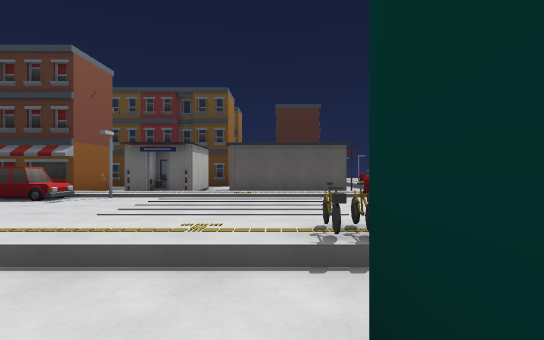
view 1 (above)

24 first-person views from a walk through a level from a Godot 3-D game. The camera is 1.5 m above the floor, looks level and sees 80° across. The floor is counted in squares, 2 m on a side. Each view is taken from the middle of a square. On the plan, view 1 faces up. The plan holds only what a view shows up to about 11 squares ahead; the rest is blank. The place goes on beyond the plan. Door leaves are left out where a doorway can be walked through. Some surface patterns are stand-ins.

view 2
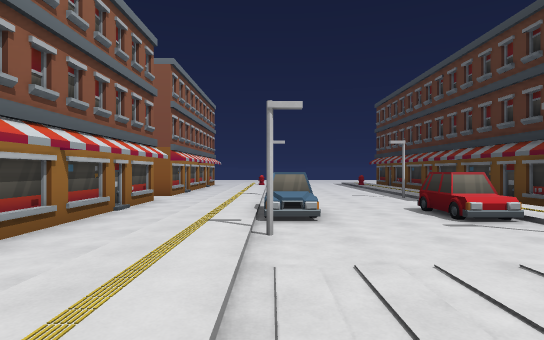

view 3
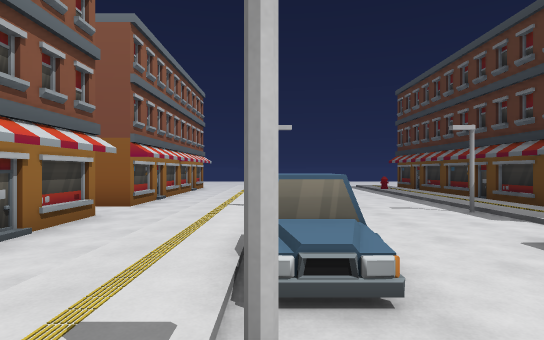

view 4
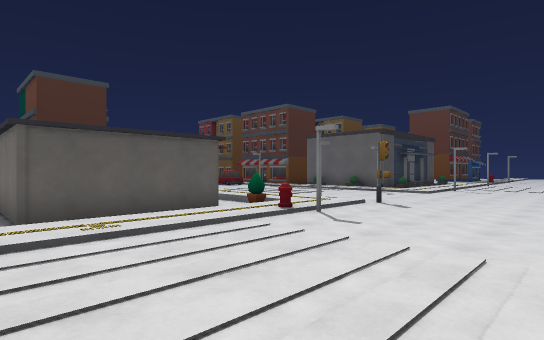

view 5
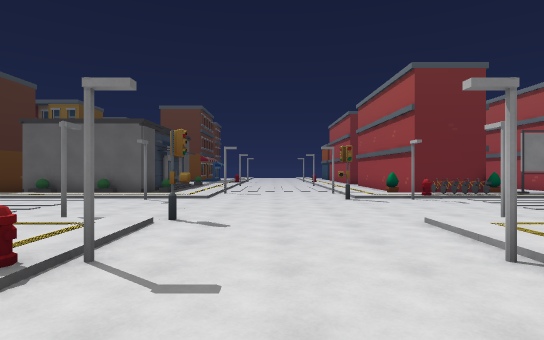

view 6
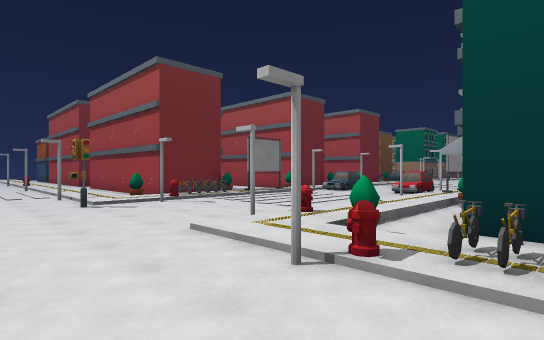

view 7
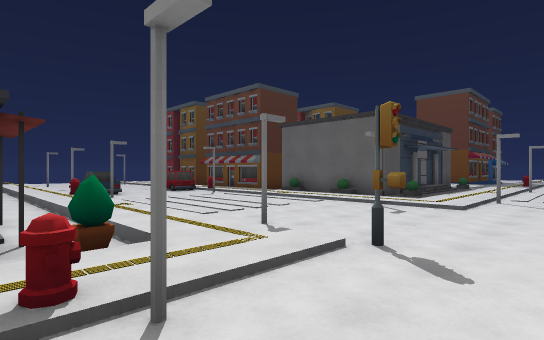

view 8
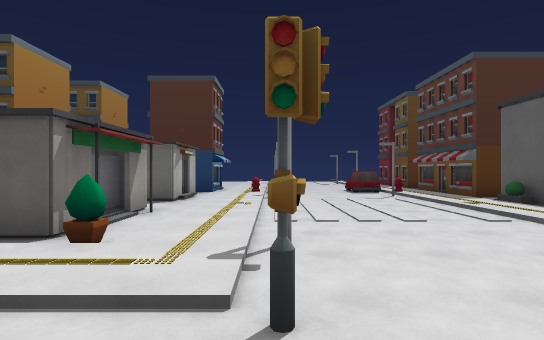

view 9
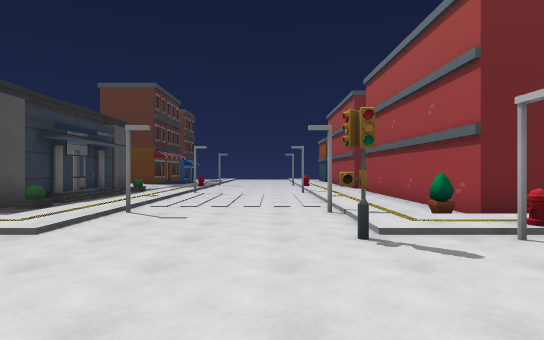

view 10
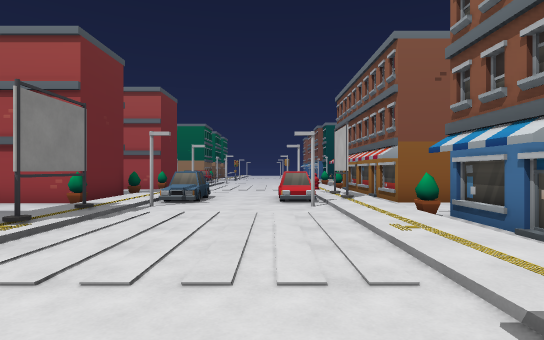

view 11
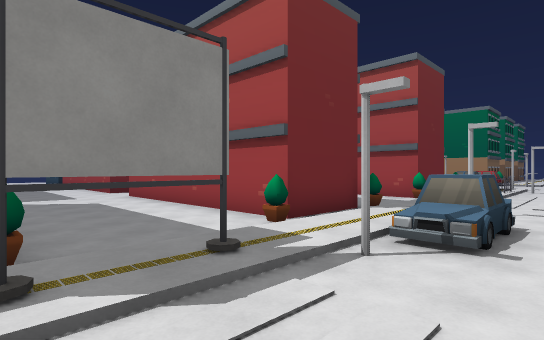

view 12
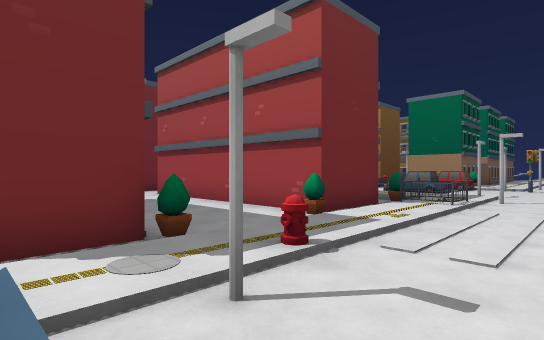

view 13
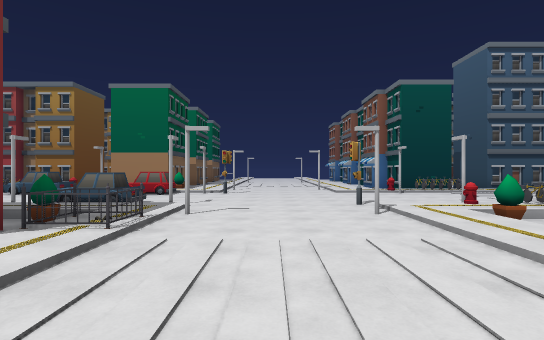

view 14
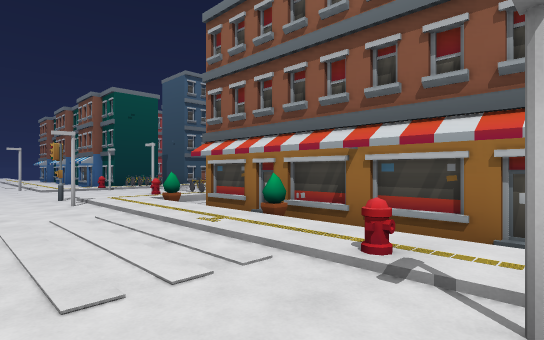

view 15
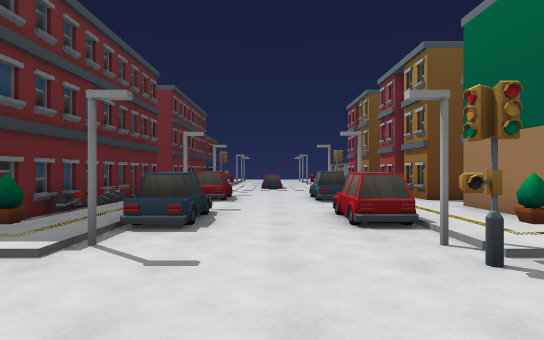

view 16
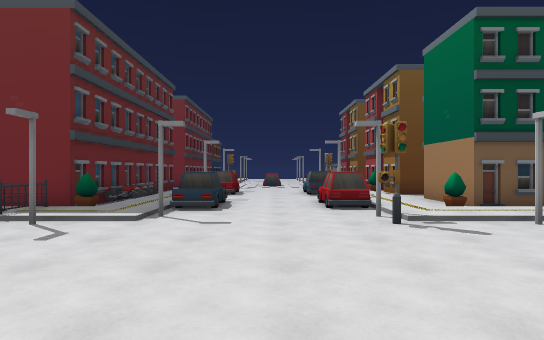

view 17
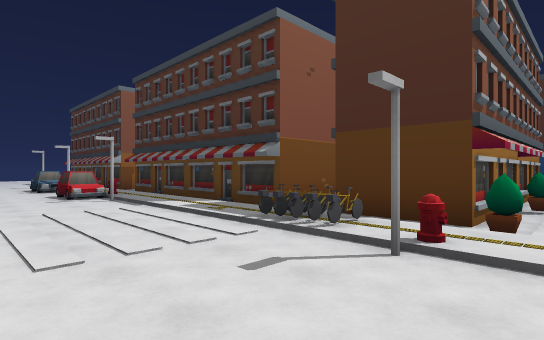

view 18
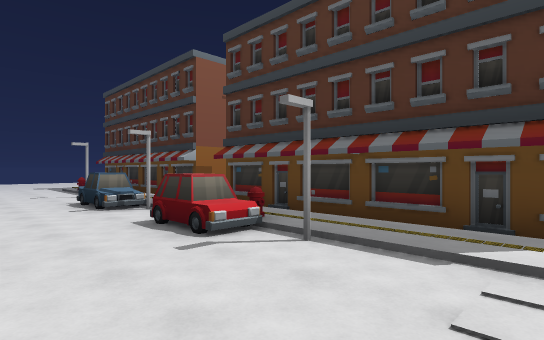

view 19
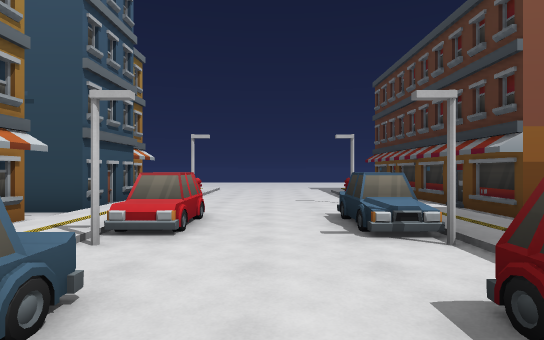

view 20
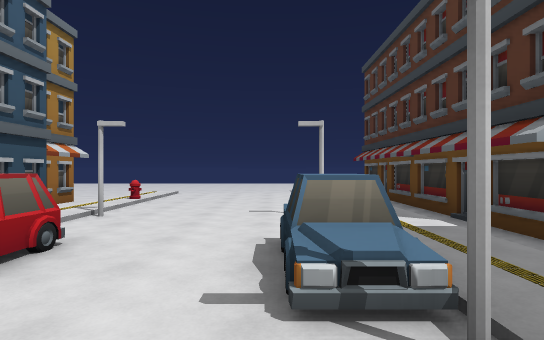

view 21
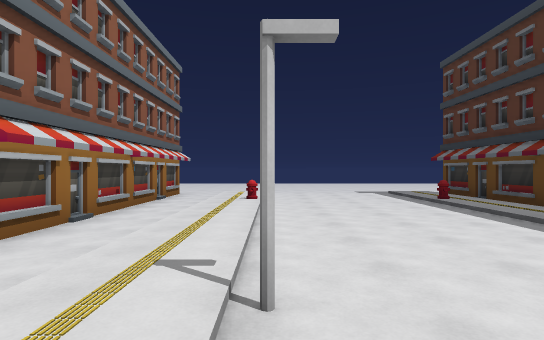

view 22
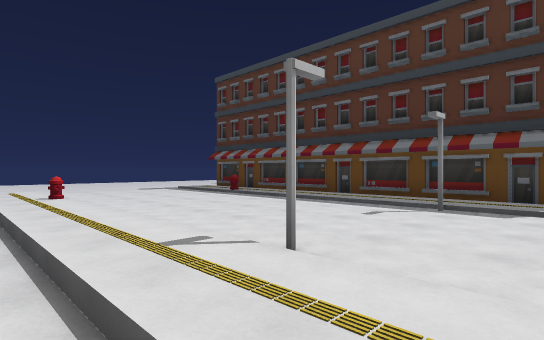

view 23
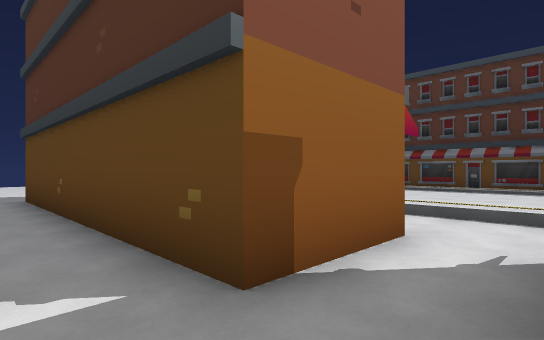

view 24
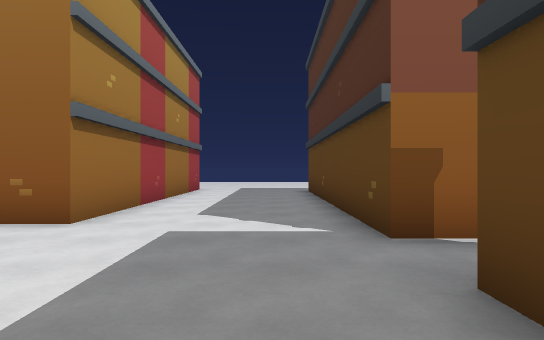

### Floor plan
Key: @ floor where view 1 was taken; # wall or solid block; x gap in a wall; . main floor; - floor 0.25 m lower than the main floor; / step, stairs or slope; D door; = window, fence, low wall or low ledge; C car; B bike; U bush; I billboard; A ball; F fence; M motorcycle; O other object.
Columns run from 17 left of view 1 to 15 right of it. Each row starts with its distance up from view 1.
 17                    D-.C/.C// =
 16                    D-O/...O/ #
 15                    D-.O..O//
 14                    --./...//#
 13                    O-./...//#
 12                    .#./...//#
 11            #       .-./...//### #
 10 #############   #  xU./...//A/DDD
  9 ////////// /////////U.O..O///////
  8 ..O.....O....O.....OO./.../.O....
  7 ...........CC.........#..........
  6 .................................
  5 .................................
  4 ........O..CCO......O.....#.O....
  3 ..O...............BO../.../......
  2 --------------------U.O..OO/U----
  1 --------------- --##-./...B/#####
  0 ###=###-#=#=#=   @##-./...B/#
 -1 #######-#          #/./...//U
 -2 ----------         =-./...I/-----
 -3 -----------         U./...//-----
 -4 ----------         --.O..O//-----
 -5 ---------          --IC..C//U----
 -6 ######--          ##-IC..///#####
 -7      #-            =/.O..O//#
 -8                    =/O/...O/U-
 -9                    =-./...//----
-10                    #-./...//-----
-11                    =U./...//U----
-12                 # #=/./...//#####
-13 ==#===# #===#===# #=#./...FF#=#==
-14 /---/-- --/---/-- --U./...F/UMO/
-15     ....../.......B/..O..O//./.
-16  /O//O CCO/C/O////B/O//...O/C/OCC
-17 .......CC..O/............../C/...
-18 .................................
-19 .......CC..C   ............/C..CC
-20 //O//O/CCOC          //...O/C OCC
-21 .........             /...//...
-22   ####-#                 O//U---#

Positions as (right, up) in squares from view 1, and headings:
1: (0, 0), facing up
2: (0, 4), facing left
3: (-3, 4), facing left
4: (-2, 4), facing up-right
5: (0, 6), facing right
6: (1, 6), facing down-right
7: (2, 6), facing up-right
8: (5, 6), facing up
9: (5, 5), facing right
10: (6, 3), facing down
11: (7, -1), facing down-right
12: (7, -6), facing down-right
13: (7, -9), facing down
14: (7, -7), facing down-left
15: (6, -18), facing right
16: (4, -18), facing right
17: (4, -19), facing up-left
18: (-2, -19), facing up-left
19: (-5, -18), facing left
20: (-7, -17), facing left
21: (-7, 4), facing left
22: (-7, 2), facing up-left
23: (-9, -3), facing up-left
24: (-7, -3), facing left
